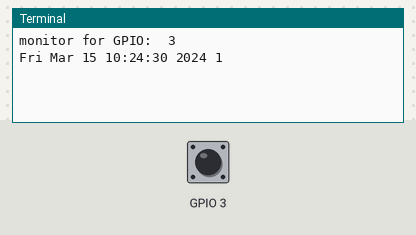
Bench run of a program on a simulated Raspberry Pi (BCM pin numbers), started with the argument 3. On the bench: the last lines printed to the terminal. The test bench sets the inputs (shaded band); at power-on: GPIO 3 HIGH. The clock reads 2024-03-15 10:24:30 at power-on unless the program sets it.

Above: at 1.2 s.
1.3 s: GPIO 3 pulled LOW for 0.15 s
At 2.6 s:
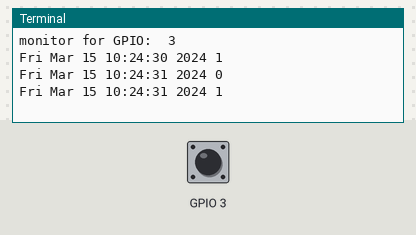
2.9 s: GPIO 3 pulled LOW for 1 s
At 5.1 s:
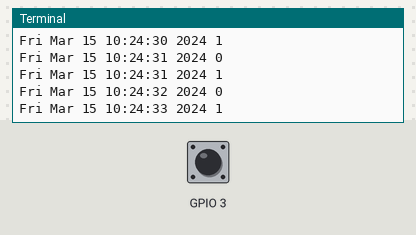
5.4 s: GPIO 3 pulled LOW for 0.15 s
At 5.9 s:
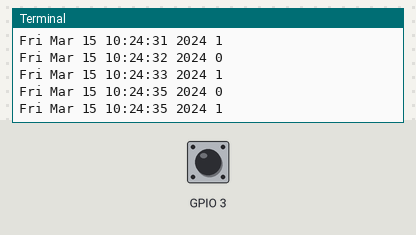
Timing chart, 0 to 8.4 s (numbered marks = the images above; inputs shaded):
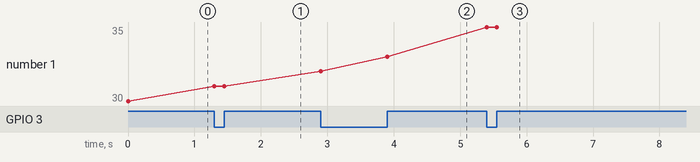

The program:

gpio_monitor.py
```python
import RPi.GPIO as GPIO
import time
import sys
GPIO.setmode(GPIO.BCM)
GPIO.setwarnings(False)
print "monitor for GPIO: ", sys.argv[1]
input_monitor = int(sys.argv[1])
GPIO.setup(input_monitor, GPIO.IN, GPIO.PUD_UP)
monitor_status = GPIO.input(input_monitor)
print time.ctime(), monitor_status
while True:
	if GPIO.input(input_monitor) != monitor_status:
                monitor_status = GPIO.input(input_monitor)
		print time.ctime(), monitor_status
```

Measured:
- after the input at 1.3 s, the terminal: prints a new line at once (image 1)
- after the input at 2.9 s, the terminal: prints a new line at once (image 2)
- after the input at 5.4 s, the terminal: prints a new line at once (image 3)
- plotted number 1: 30 → 31 after the input at 1.3 s, 31 → 33 after the input at 2.9 s, 33 → 35 after the input at 5.4 s
